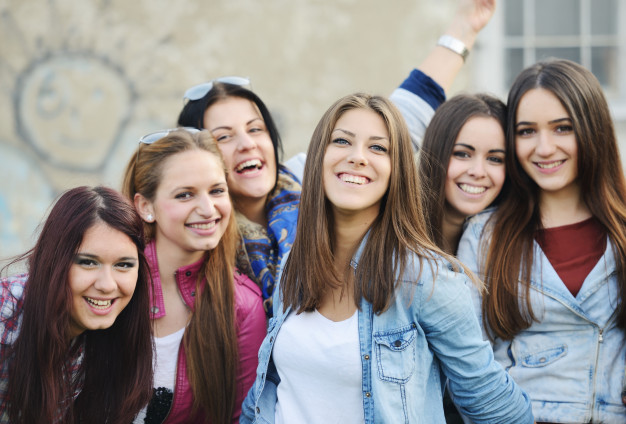
#> input picture Face Detection/src/group-young-teenage-girls-together-nature_21730-5450.jpeg, 626 x 424 px
$ python 'Face Detection.py'
#> lines starting #> are read from the running program, lines starting #| are printed output that depends on the picture; after the words box and inside, x2 and y2 are one past the last pixel; in counts of white or black regions, pixels touching at a corner belong together
import cv2

#<=========Reading The Image===========>
img = cv2.imread("src/group-young-teenage-girls-together-nature_21730-5450.jpeg")
#> img is the input picture: shape (424, 626, 3); mean B, G, R 135.5, 137.7, 144.9
cv2.imshow("BGR",img)

#<========= GrayScale Image============>
gray = cv2.cvtColor(img,cv2.COLOR_BGR2GRAY)
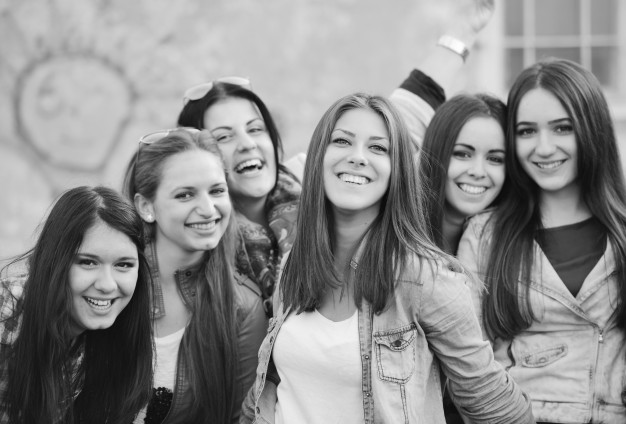
#> gray: shape (424, 626); min 6, max 255, mean 139.6
cv2.imshow("Gray",gray)

#<=========Reading model==============>

haar_cascade = cv2.CascadeClassifier("haar_face.xml")

faces_rect = haar_cascade.detectMultiScale(gray,1.1,6)
#> faces_rect = [[436, 125, 82, 82], [200, 101, 81, 81], [312, 111, 87, 87], [501, 98, 86, 86], [61, 231, 90, 90], [151, 157, 93, 93]]

# print(f"Number of faces found: {len(faces_rect)}")

#ploting Rectangle on the detected face
for (x,y,w,h) in faces_rect:
    cv2.rectangle(img,(x,y),(x+h,y+h),(0,255,0),2)
#> this loop made 6 passes
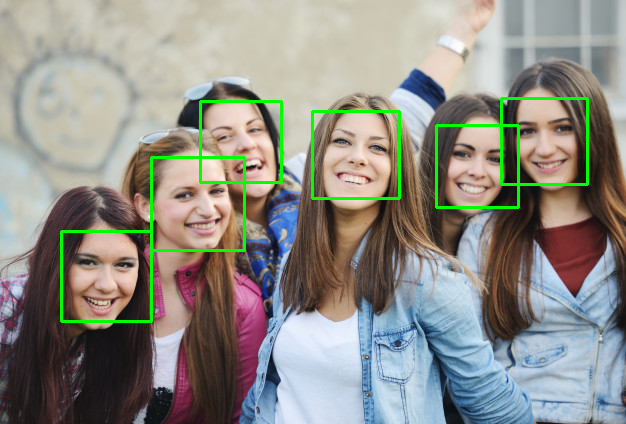
#> img: shape (424, 626, 3); 2.3% of pixels changed, all inside (x1, y1, x2, y2) = (60, 97, 589, 323)

cv2.imshow("Detected Face",img)


cv2.waitKey(0)
